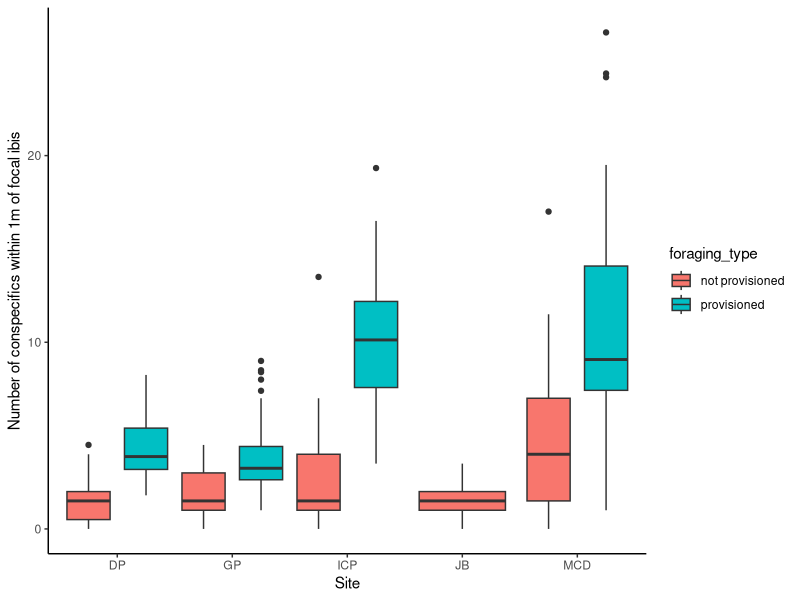
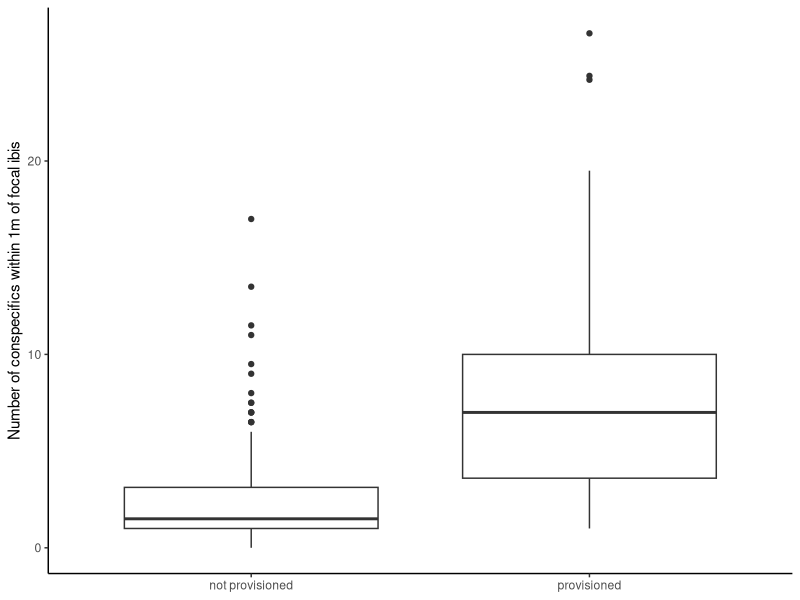
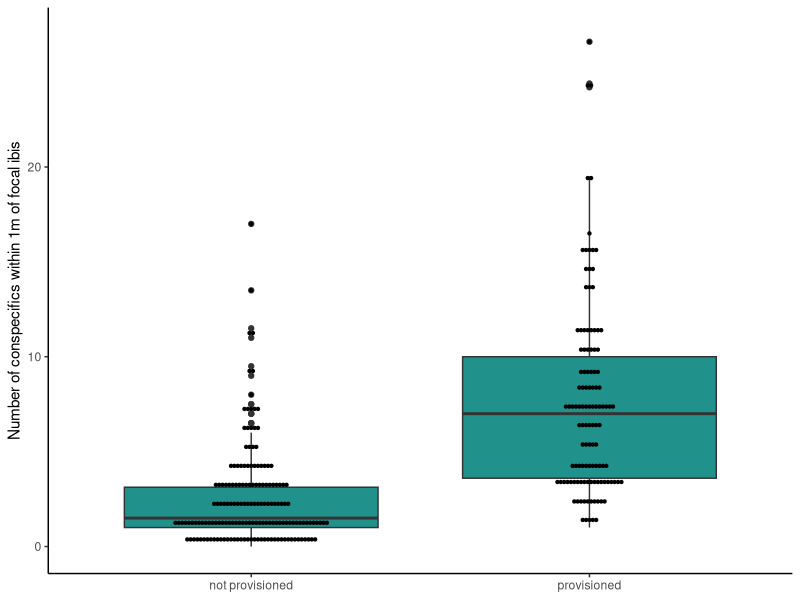
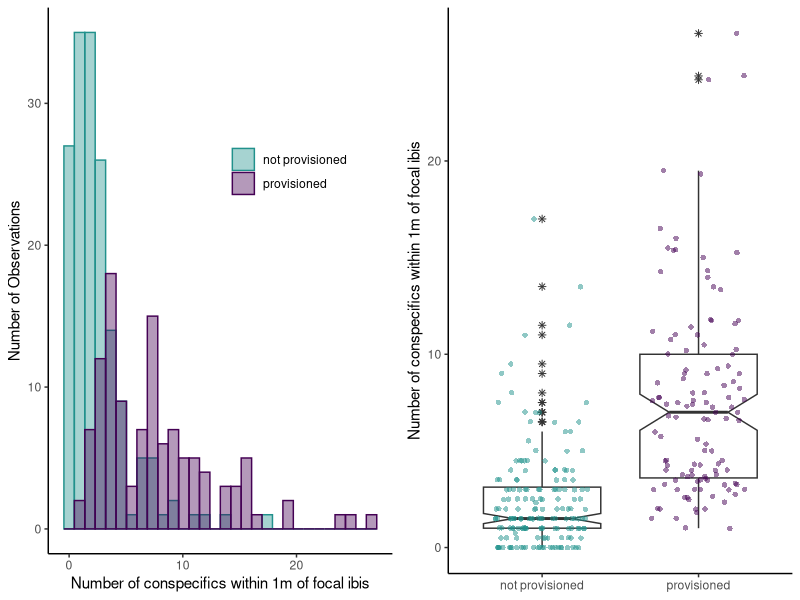
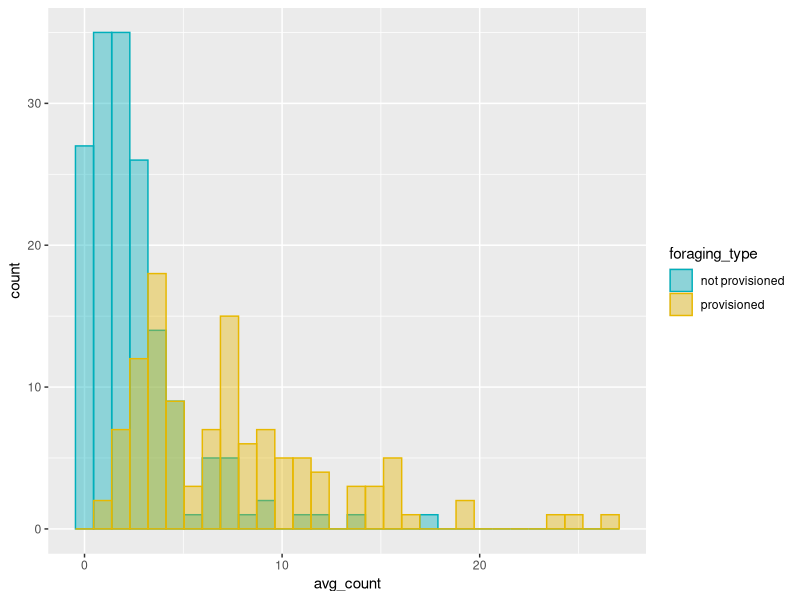
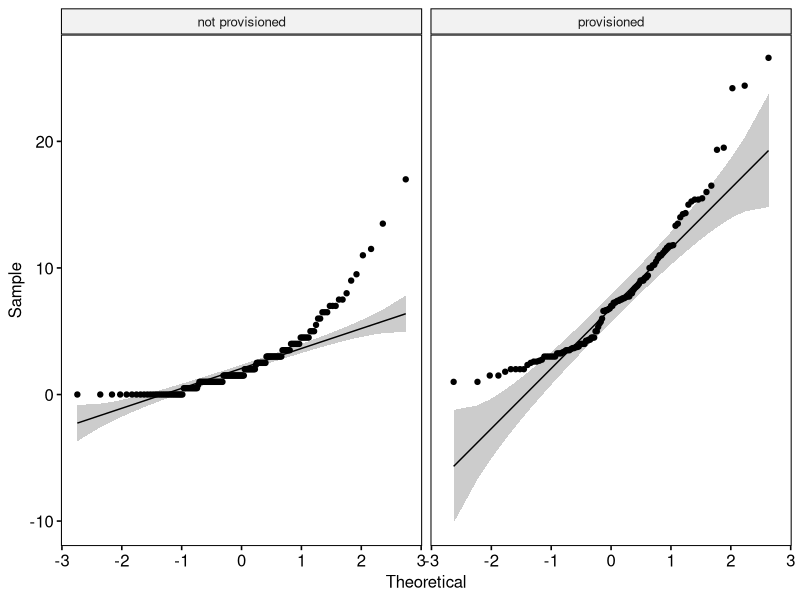
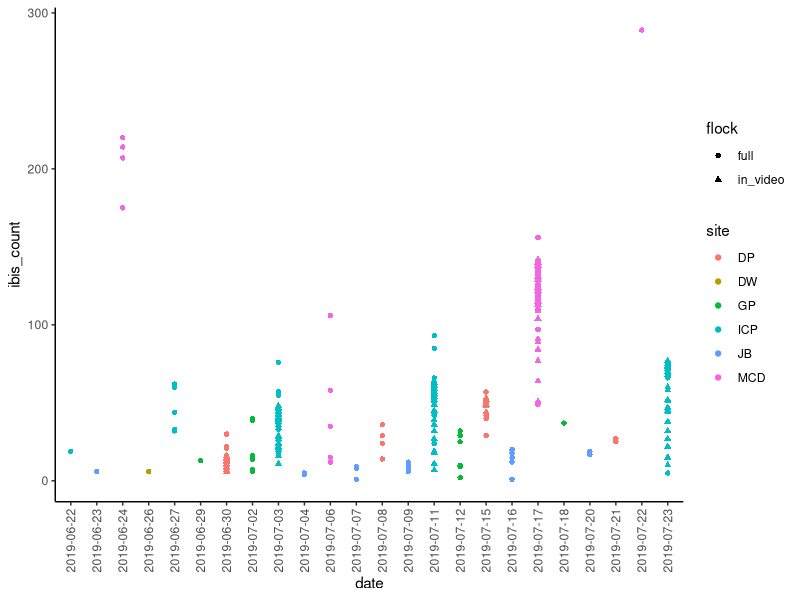
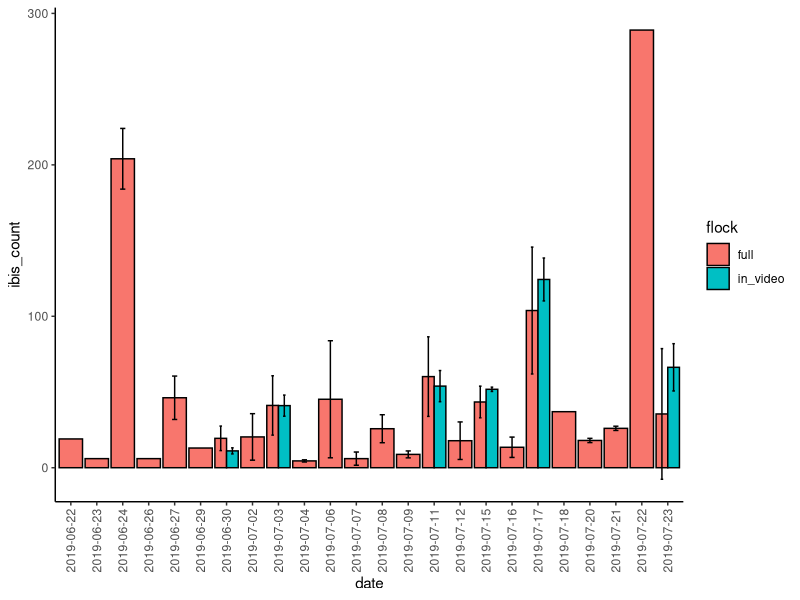

The R script that drew these images, in order:
## ---- chunk 1
#Load packages and data :-------
library(readxl)
library(tidyverse)
library(reshape2)
library(rstatix)
library(ggpubr)
library(gridExtra)
library(coin)


vid0<- read_excel("data/Ibis Behavior.xlsx",sheet = "1m_density")
vid <- vid0
vid<-dplyr::select(vid,vid_ID,site,date,vid_length,focalID,count_2m=`2m_density`,flock_size)
vid$count_2m<-as.numeric(vid$count_2m)
vid$uniqueID <- paste(vid$vid_ID,vid$vid_length,vid$focalID,sep='')
vid$vid_ID<-NULL #remove old ID

vid_avg<-vid %>%drop_na() %>%  #drop rows with NA
  group_by(uniqueID) %>% 
  dplyr::summarise(avg_count=mean(count_2m)) %>% #average by uniqueID 
  dplyr::rename(focalID=uniqueID)
  
VIDsites <- dplyr::select(vid,site,focalID=uniqueID)
VIDsites <- unique(VIDsites)
vid_avg <- merge(vid_avg,VIDsites, by=c("focalID")) 

## ---- chunk 2
FFprox_1m <- read_excel("data/Summer 2019 Field Data.xlsx", 
                                          sheet = "proximity")
FFprox_1m <- dplyr::select(FFprox_1m, site, behavior_timeStamp,focalID, count_2m='1mCON')
FFprox_1m$count_2m<- as.numeric(FFprox_1m$count_2m)
#FFprox_1m$density_2m<-(FFprox_1m$count_2m)/(pi*(4^2))

FF_avg<-FFprox_1m %>%drop_na() %>%  #drop rows with NA
   group_by(focalID) %>% 
   dplyr::summarise(avg_count=mean(count_2m))  


#add site back in:
FFsites <- dplyr::select(FFprox_1m,site,focalID)
FFsites <- unique(FFsites)
FF_avg <- merge(FF_avg,FFsites, by=c("focalID")) 

## ---- chunk 3

vid_avg$foraging_type <- "provisioned"
FF_avg$foraging_type <- "not provisioned"

count_1m <- rbind(vid_avg,FF_avg)  #merge two datasets together; 30 + 164
## ---- chunk 4
ggplot(count_1m, aes(x=site, y=avg_count, fill=foraging_type)) +
  geom_boxplot(position=position_dodge(1)) + theme_classic() +
  xlab("Site") + ylab("Number of conspecifics within 1m of focal ibis") #by site

ggplot(count_1m, aes(x=foraging_type, y=avg_count)) +
  geom_boxplot(position=position_dodge(1)) + theme_classic() +
  ylab("Number of conspecifics within 1m of focal ibis") + theme(axis.title.x=element_blank()) #all

ggplot(count_1m, aes(x=foraging_type, y=avg_count)) +
  geom_boxplot(position=position_dodge(1),fill="#21918c") + theme_classic() +
  ylab("Number of conspecifics within 1m of focal ibis") + theme(axis.title.x=element_blank())+ geom_dotplot(binaxis='y', stackdir='center', dotsize=0.2)

bplot<-ggplot(count_1m, aes(x=foraging_type, y=avg_count)) +
  geom_boxplot(outlier.shape=8,notch=TRUE) + theme_classic() +
  ylab("Number of conspecifics within 1m of focal ibis") + theme(axis.title.x=element_blank(),legend.position="none")+geom_jitter(alpha = 0.5,shape=16, position=position_jitter(0.3),aes(color=foraging_type,fill=foraging_type))+ 
  scale_color_manual(values=c("#21918c", "#440154"))+
  scale_fill_manual(values=c("#21918c", "#440154"))


hplot<-ggplot(count_1m, aes(x = avg_count)) +
  geom_histogram(aes(color = foraging_type, fill = foraging_type), 
                position = "identity", bins = 30, alpha = 0.4) +
  scale_color_manual(values = c("#21918c", "#440154")) + 
  scale_fill_manual(values = c("#21918c", "#440154")) +
  guides(fill=guide_legend(title=NULL),color=guide_legend(title=NULL))+
  labs(x="Number of conspecifics within 1m of focal ibis", y = "Number of Observations")+
  theme_classic()+theme(legend.position = c(0.7, 0.7)) 

grid.arrange(hplot,bplot, ncol=2) 

#plot for Figure 2:
fig2<-ggplot(count_1m, aes(x=foraging_type, y=avg_count)) +
  geom_boxplot(outlier.shape=8,notch=FALSE) + theme_classic() +
  ylab("Number of conspecifics within 1m of focal ibis") + theme(axis.title.x=element_blank(),legend.position="none")+geom_jitter(alpha = 0.8,shape=16, position=position_jitter(0.3,seed=40),aes(color=foraging_type,fill=foraging_type))+ 
  scale_color_manual(values=c("#21918c", "#440154"))+
  scale_fill_manual(values=c("#21918c", "#440154"))

ggsave(file="outputs/fig2.png",fig2,height=4,width=6,units='in',limitsize = TRUE) #Save figure

## ---- chunk 5

vid0 %>%drop_na(`2m_density`)%>%
  summarise(count_distinct = n_distinct(vid_ID)) #how many videos do I have tracked individuals from? 

count_1m %>%
  group_by(foraging_type) %>%
  get_summary_stats(avg_count, type = "mean_sd")

#check for outliers 
count_1m %>%
  group_by(foraging_type) %>%
  identify_outliers(avg_count) # a few extreme outliers

#check normality
count_1m %>%
  group_by(foraging_type) %>%
  shapiro_test(avg_count) #neither group is normally distributed 

ggplot(count_1m, aes(x = avg_count)) +
  geom_histogram(aes(color = foraging_type, fill = foraging_type), 
                position = "identity", bins = 30, alpha = 0.4) +
  scale_color_manual(values = c("#00AFBB", "#E7B800")) +
  scale_fill_manual(values = c("#00AFBB", "#E7B800"))

# Draw a qq plot by group- looks problematic 
ggqqplot(count_1m, x = "avg_count", facet.by = "foraging_type")

#data aren't normally distributed so going to do a Wilcoxon rank sum

w1<- wilcox.test(count_1m$avg_count ~ count_1m$foraging_type, conf.int=TRUE)

#calculate Z value:
Z = qnorm(w1$p.value)

Z 

#calculate r- sometimes called the effect size 
N=nrow(count_1m)
r = abs(Z)/sqrt(N)
names(r) = "r"
r

#try wilcox test using 'coin' package to see if I calculated Z score correctly
count_1m$foraging_type<-as.factor(count_1m$foraging_type)
w2 <- coin::wilcox_test(count_1m$avg_count ~ count_1m$foraging_type)
Z2 = as.numeric(statistic(w2, type="standardized"))
Z2

r2 = abs(Z2)/sqrt(N)
names(r2) = "r2"

r2

#both wilcox.test and wilcox_test produce very similar results. I am going to go with wilcox.test because it has a continuity correction and that seems good. 
## ---- chunk 6
count_1m$density <- count_1m$avg_count/(pi*(1^2))

compare<-count_1m %>%
  group_by(foraging_type) %>%
  get_summary_stats(density, type = "mean_sd")

compare$mean[2]/compare$mean[1] #surrounded by approx. 3x higher density  

((compare$mean[2]-compare$mean[1])/compare$mean[1])*100 #205% increase in flock size

compare2<-count_1m %>%
  group_by(foraging_type) %>%
  get_summary_stats(avg_count, type = "mean_sd")

compare2$mean[2]-compare2$mean[1] #surrounded by approx. 5 more individuals on average 
## ---- chunk 7
scan_FS<-read_excel("data/Summer 2019 Field Data.xlsx", 
                      sheet = "Flock Composition") #pull flock size data from flock scans
scan_FS <- dplyr::select(scan_FS, date, site,'ibis_count'=WHIB_total)

vid_FS <- read_excel("data/foraging video data.xlsx", 
                                       sheet = "data") #pull flock size data from foraging videos
vid_FS <- dplyr::select(vid_FS,date, site,'ibis_count'=flock_size)

#fix date for both these dataframes:

scan_FS$date <- as.character(scan_FS$date)
vid_FS$date <- as.character(vid_FS$date)
scan_FS$flock <- "full"
vid_FS$flock <- "in_video"
flock_size_comp <- rbind(scan_FS,vid_FS)
## ---- chunk 8
ggplot(flock_size_comp, aes(x=date, y=ibis_count)) +
  geom_point(aes(shape=flock, color=site)) +
  theme(legend.position="top") + theme_classic() +
  theme(axis.text.x = element_text(angle = 90, vjust = 0.5, hjust=1))
## ---- chunk 9
head(flock_size_comp)

#+++++++++++++++++++++++++
# Function to calculate the mean and the standard deviation
  # for each group
#+++++++++++++++++++++++++
# data : a data frame
# varname : the name of a column containing the variable
  #to be summariezed
# groupnames : vector of column names to be used as
  # grouping variables
data_summary <- function(data, varname, groupnames){
  require(plyr)
  summary_func <- function(x, col){
    c(mean = mean(x[[col]], na.rm=TRUE),
      sd = sd(x[[col]], na.rm=TRUE))
  }
  data_sum<-ddply(data, groupnames, .fun=summary_func,
                  varname)
  data_sum <- rename(data_sum, c("mean" = varname))
 return(data_sum)
}

df2 <- data_summary(flock_size_comp, varname="ibis_count", 
                    groupnames=c("date", "site","flock"))

## ---- chunk 10
ggplot(df2, aes(x=date, y=ibis_count, fill=flock)) + 
  geom_bar(stat="identity", color="black", 
           position=position_dodge()) +
  geom_errorbar(aes(ymin=ibis_count-sd, ymax=ibis_count+sd), width=.2,
                 position=position_dodge(.9)) + theme_classic() +
  theme(axis.text.x = element_text(angle = 90, vjust = 0.5, hjust=1)) 
